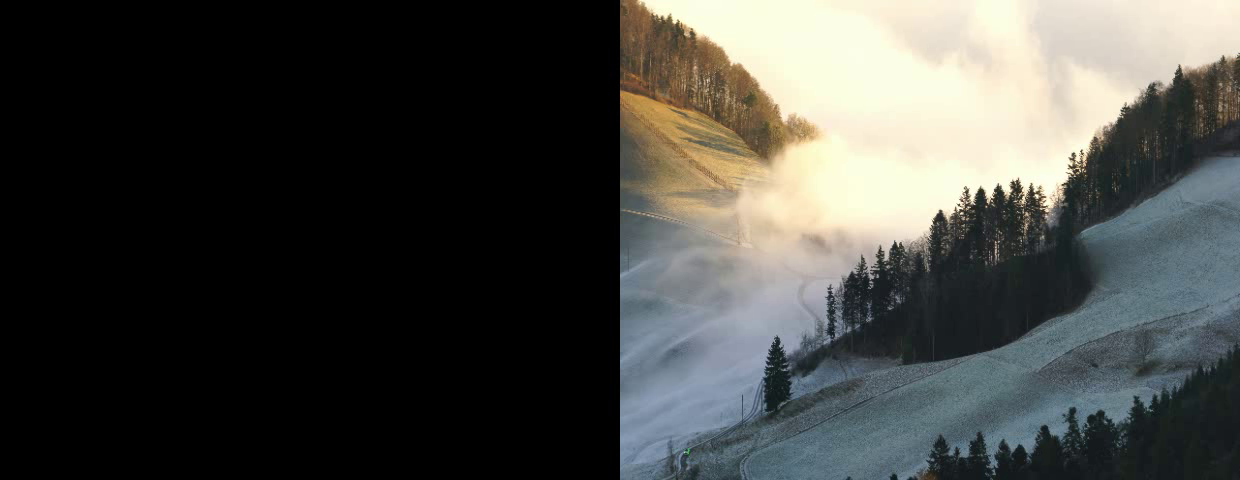
#> input picture frame 62 of VideoResults/WeightedModel/foggy_mountain.mp4, 1240 x 480 px
$ python ClusterizedSGM.py
#> lines starting #> are read from the running program, lines starting #| are printed output that depends on the picture; after the words box and inside, x2 and y2 are one past the last pixel; in counts of white or black regions, pixels touching at a corner belong together
import copy

import numpy as np
import cv2

class SGM():
    def __init__(self):
        self.learning_rate = 0.05
        self.age_cap = 8
        self.diff_threshold = 5  # Threshold for difference to update alpha
        self.blur_ksize = (3, 3)  # Kernel size for GaussianBlur
        self.blur_sigma = 1.5  # Sigma for GaussianBlur

    def initialize_background_model(self, frame):
        self.mu = frame.astype(np.float32)
        self.sigma2 = np.ones_like(frame, dtype=np.float32) * 15
        self.alpha = np.ones_like(frame, dtype=np.float32)

    def update_background_model(self, frame):
        # Calculate M_t (current pixel value)
        M_t = frame

        # Calculate the absolute difference
        diff = np.abs(frame - self.mu)

        # Update age only if the difference is below the threshold
        alpha_increase = 1
        alpha_update_condition = diff < self.diff_threshold
        self.alpha = np.where(alpha_update_condition, np.minimum(self.alpha + alpha_increase, self.age_cap), self.alpha)

        # Update age
        # alpha = np.minimum(alpha + alpha_increase, age_cap)

        rho = self.learning_rate / self.alpha

        # Update mean (mu)
        self.mu = (1 - rho) * self.mu + rho * M_t

        # Update variance (sigma^2)
        V_t = (self.mu - M_t) ** 2
        self.sigma2 = (1 - rho) * self.sigma2 + rho * V_t

        return M_t

    def subtract_background(self, frame):
        frame = frame.astype(np.float32)
        self.update_background_model(frame)
        diff = np.abs(frame - self.mu)
        foreground_mask = diff > 2.5 * np.sqrt(self.sigma2)
        return foreground_mask.astype(np.uint8) * 255


def create_submatrices(matrix, size=(2,2)):
    submatrices = []
    row_count = len(matrix)
    col_count = len(matrix[0])

    for i in range(0, row_count, size[0]):
        for j in range(0, col_count, size[1]):
            submatrix = []
            for sub_i in range(size[0]):
                submatrix_row = []
                for sub_j in range(size[1]):
                    submatrix_row.append(matrix[i + sub_i][j + sub_j])
                submatrix.append(submatrix_row)
            submatrices.append(submatrix)

    return submatrices


def assemble_matrix(submatrices, matrix_height, matrix_width, submatrix_height, submatrix_width):
    # Initialize an empty matrix with black pixels (all zeros)
    matrix = [[0 for _ in range(matrix_width)] for _ in range(matrix_height)]

    # Calculate the number of submatrices per row and column
    submatrices_per_row = matrix_width // submatrix_width
    submatrices_per_col = matrix_height // submatrix_height

    # Iterate through the submatrices
    for index, submatrix in enumerate(submatrices):
        # Calculate the starting row and column for the current submatrix
        row = (index // submatrices_per_row) * submatrix_height
        col = (index % submatrices_per_row) * submatrix_width

        # Place submatrix elements back into the original matrix
        for i in range(submatrix_height):
            for j in range(submatrix_width):
                if row + i < matrix_height and col + j < matrix_width:
                    matrix[row + i][col + j] = submatrix[i][j]

    return matrix

# matrix = [
#     [1, 2, 3, 4, 5, 6, 7, 8, 9, 10, 11, 12, 13, 14, 15, 16, 17, 18, 19, 20, 21, 22, 23, 24],
#     [25, 26, 27, 28, 29, 30, 31, 32, 33, 34, 35, 36, 37, 38, 39, 40, 41, 42, 43, 44, 45, 46, 47, 48],
#     [49, 50, 51, 52, 53, 54, 55, 56, 57, 58, 59, 60, 61, 62, 63, 64, 65, 66, 67, 68, 69, 70, 71, 72],
#     [73, 74, 75, 76, 77, 78, 79, 80, 81, 82, 83, 84, 85, 86, 87, 88, 89, 90, 91, 92, 93, 94, 95, 96],
#     [97, 98, 99, 100, 101, 102, 103, 104, 105, 106, 107, 108, 109, 110, 111, 112, 113, 114, 115, 116, 117, 118, 119, 120],
#     [121, 122, 123, 124, 125, 126, 127, 128, 129, 130, 131, 132, 133, 134, 135, 136, 137, 138, 139, 140, 141, 142, 143, 144],
#     [145, 146, 147, 148, 149, 150, 151, 152, 153, 154, 155, 156, 157, 158, 159, 160, 161, 162, 163, 164, 165, 166, 167, 168],
#     [169, 170, 171, 172, 173, 174, 175, 176, 177, 178, 179, 180, 181, 182, 183, 184, 185, 186, 187, 188, 189, 190, 191, 192],
#     [193, 194, 195, 196, 197, 198, 199, 200, 201, 202, 203, 204, 205, 206, 207, 208, 209, 210, 211, 212, 213, 214, 215, 216],
#     [217, 218, 219, 220, 221, 222, 223, 224, 225, 226, 227, 228, 229, 230, 231, 232, 233, 234, 235, 236, 237, 238, 239, 240],
#     [241, 242, 243, 244, 245, 246, 247, 248, 249, 250, 251, 252, 253, 254, 255, 256, 257, 258, 259, 260, 261, 262, 263, 264],
#     [265, 266, 267, 268, 269, 270, 271, 272, 273, 274, 275, 276, 277, 278, 279, 280, 281, 282, 283, 284, 285, 286, 287, 288],
#     [289, 290, 291, 292, 293, 294, 295, 296, 297, 298, 299, 300, 301, 302, 303, 304, 305, 306, 307, 308, 309, 310, 311, 312],
#     [313, 314, 315, 316, 317, 318, 319, 320, 321, 322, 323, 324, 325, 326, 327, 328, 329, 330, 331, 332, 333, 334, 335, 336],
#     [337, 338, 339, 340, 341, 342, 343, 344, 345, 346, 347, 348, 349, 350, 351, 352, 353, 354, 355, 356, 357, 358, 359, 360]
# ]
#
# result = create_submatrices(matrix, size=(3,4))
# for submatrix in result:
#     print(submatrix)
#
# matrix1 = assemble_matrix2(result, len(matrix), len(matrix[0]), 3, 4)
# print(matrix1)

def resize_frame(frame, submatrix_size=(20,20)):
    height, width = frame.shape[:2]
    new_height = (height // submatrix_size[0]) * submatrix_size[0]
    new_width = (width // submatrix_size[1]) * submatrix_size[1]
    resized_frame = cv2.resize(frame, (new_width, new_height))
    return resized_frame


def run_clusterized(cl_size=(20,20)):

#> called with cl_size = (60, 80)
    cap = cv2.VideoCapture('../Videos/foggy_mountain.mp4')
    ret, frame = cap.read()
#> frame is the input picture: shape (480, 1240, 3); mean B, G, R 65, 68.6, 67.6
    if not ret:
        print("Failed to read video")
        exit()

    frame = cv2.cvtColor(frame, cv2.COLOR_BGR2GRAY)
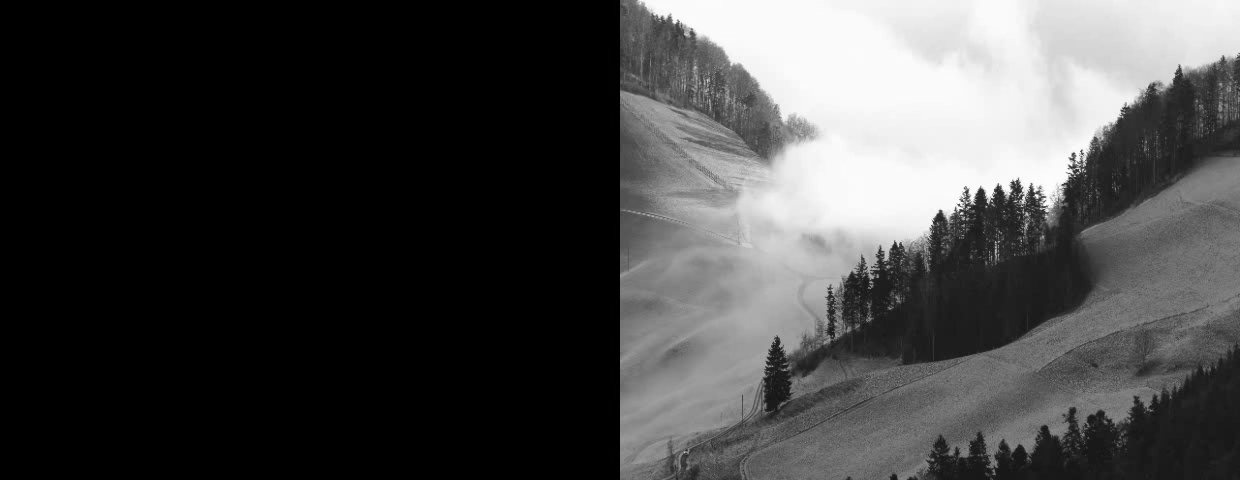
#> frame: shape (480, 1240); min 0, max 253, mean 67.9
    resized_frame = resize_frame(frame, cl_size)
    models = []
    clusters = np.array(create_submatrices(resized_frame, cl_size))
#> in create_submatrices, `row_count = len(matrix)`: row_count = 480
#> in create_submatrices, `col_count = len(matrix[0])`: col_count = 1200
#> after the loop in create_submatrices, `for i in range(0, row_count, size[0]):`: submatrices = 120 items
    for cluster in clusters:
        sgm = SGM()
        sgm.initialize_background_model(np.array(cluster))
        models.append(sgm)
#> this loop made 120 passes
#> after the loop, models = 120 items


    while cap.isOpened():
        ret, frame = cap.read()
        if not ret:
            break

        frame = cv2.cvtColor(frame, cv2.COLOR_BGR2GRAY)
#> frame: shape (480, 1240)
        resized_frame = resize_frame(frame, cl_size)
        clusters = np.array(create_submatrices(resized_frame, cl_size))
        clusters_masks = []
        model_id = 0
        for cluster in clusters:
            mask = models[model_id].subtract_background(cluster)
            clusters_masks.append(mask)
            model_id += 1
#> after the loop, clusters_masks = 120 items; model_id = 120

        foreground_mask = np.array(assemble_matrix(clusters_masks, resized_frame.shape[0], resized_frame.shape[1], cl_size[0], cl_size[1]))
#> the loop in assemble_matrix, `for index, submatrix in enumerate(submatrices):` made 120 passes
#> (row, col) on passes 1 to 12: (0, 0), (0, 80), (0, 160), (0, 240), (0, 320), (0, 400), (0, 480), (0, 560), (0, 640), (0, 720), (0, 800), (0, 880)
#> after the loop in assemble_matrix, `for index, submatrix in enumerate(submatrices):`: matrix = 480 items
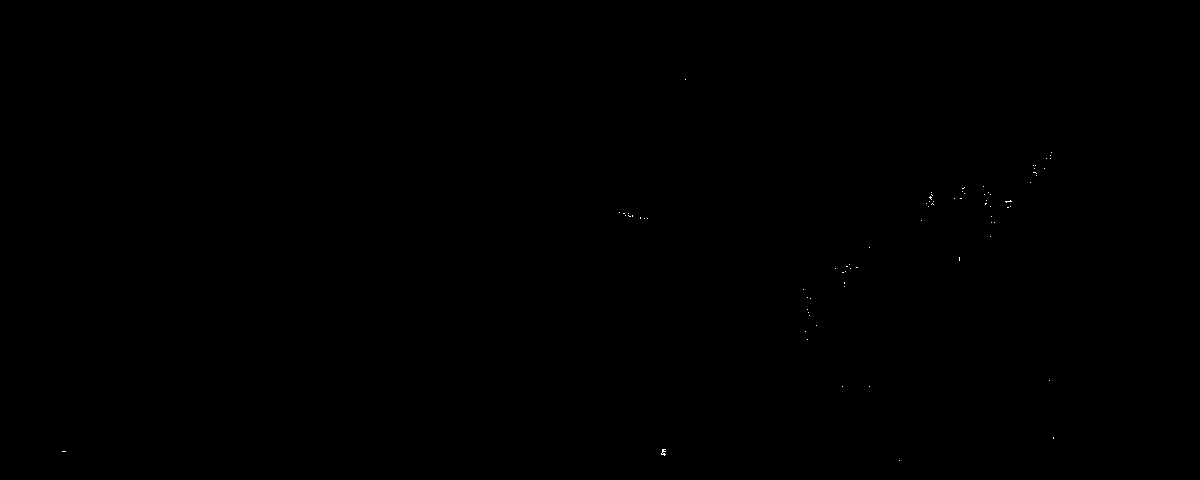
#> foreground_mask: shape (480, 1200); 0.02% white in thin lines or dots, all inside (x1, y1, x2, y2) = (62, 79, 1054, 461)
        resized = cv2.resize(foreground_mask, (1240, 720))
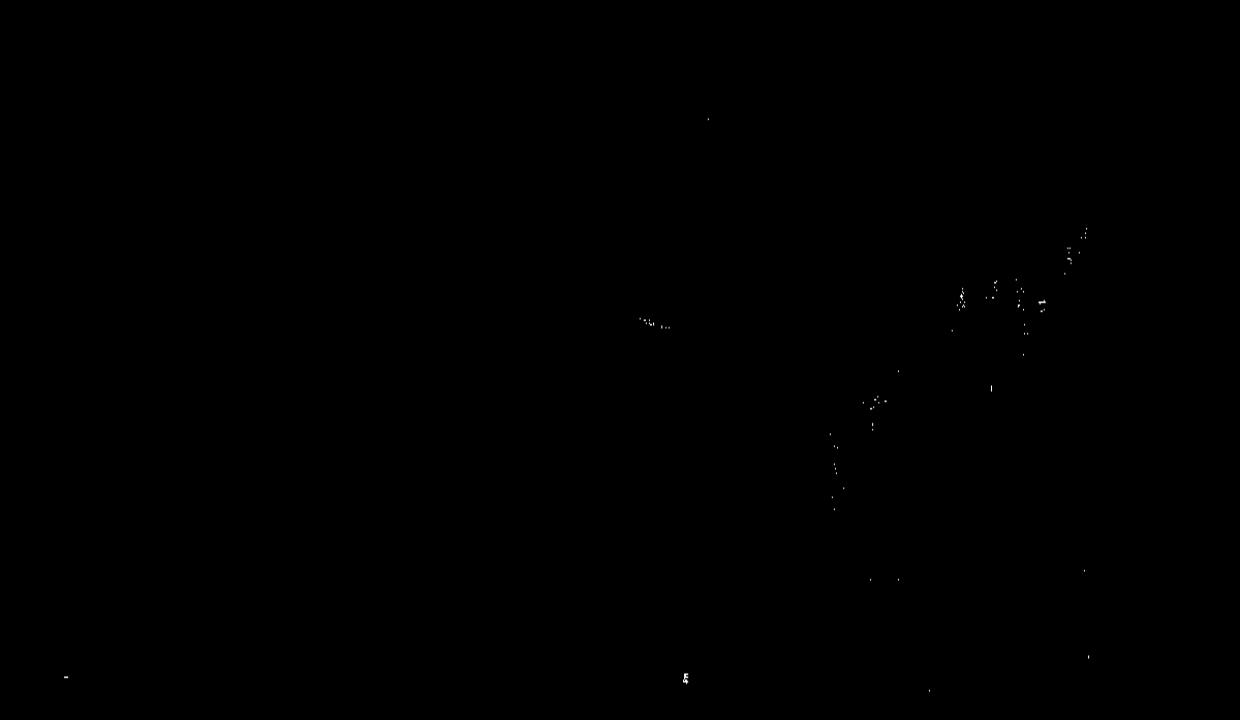
#> resized: shape (720, 1240); min 0, max 255, mean 0.1
        cv2.imshow('Foreground Mask', resized)
        if cv2.waitKey(30) & 0xFF == 27:  # Press 'Esc' to exit
#> (key Esc is pressed here)
            break

    cap.release()
    cv2.destroyAllWindows()


run_clusterized((60, 80))

$ run again, starting later in the video
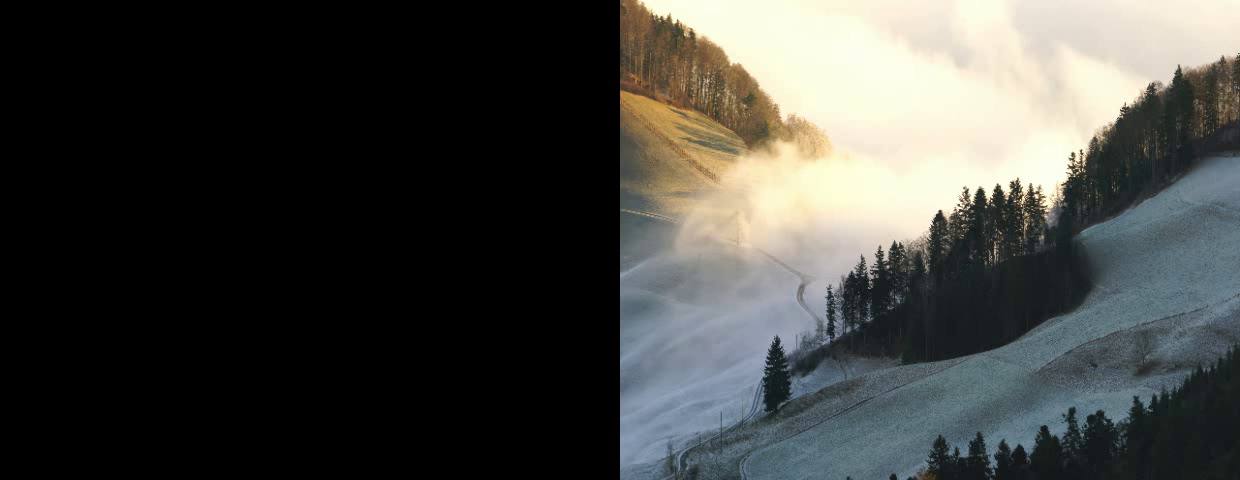
#> input picture frame 281 of VideoResults/WeightedModel/foggy_mountain.mp4, 1240 x 480 px
#> in run_clusterized, frame is the input picture: shape (480, 1240, 3); mean B, G, R 65.1, 68.7, 67.7
#> in run_clusterized, `frame = cv2.cvtColor(frame, cv2.COLOR_BGR2GRAY)`:
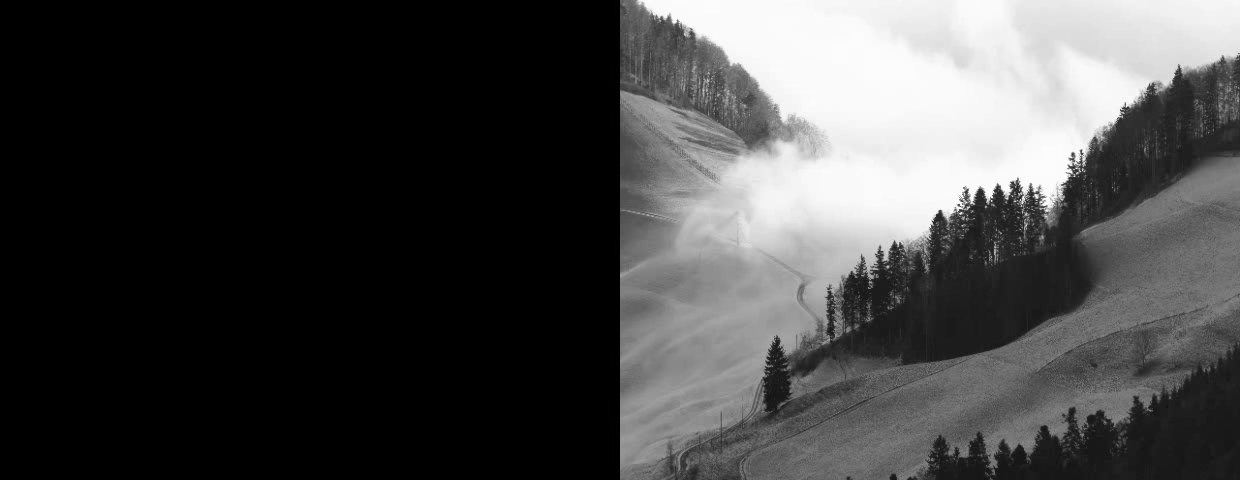
#> frame: shape (480, 1240); min 0, max 254, mean 68
#> row_count = 480
#> col_count = 1200
#> after the loop in create_submatrices, `for i in range(0, row_count, size[0]):`: submatrices = 120 items
#> the loop in run_clusterized, `for cluster in clusters:` made 120 passes
#> after the loop in run_clusterized, `for cluster in clusters:`: model_id = 120
#> the loop in assemble_matrix, `for index, submatrix in enumerate(submatrices):` made 120 passes
#> (row, col) on passes 1 to 8: (0, 0), (0, 80), (0, 160), (0, 240), (0, 320), (0, 400), (0, 480), (0, 560)
#> after the loop in assemble_matrix, `for index, submatrix in enumerate(submatrices):`: matrix = 480 items
#> foreground_mask: shape (480, 1200); 0% white in thin lines or dots, all inside (x1, y1, x2, y2) = (749, 166, 1044, 338)

$ run again, starting later in the video
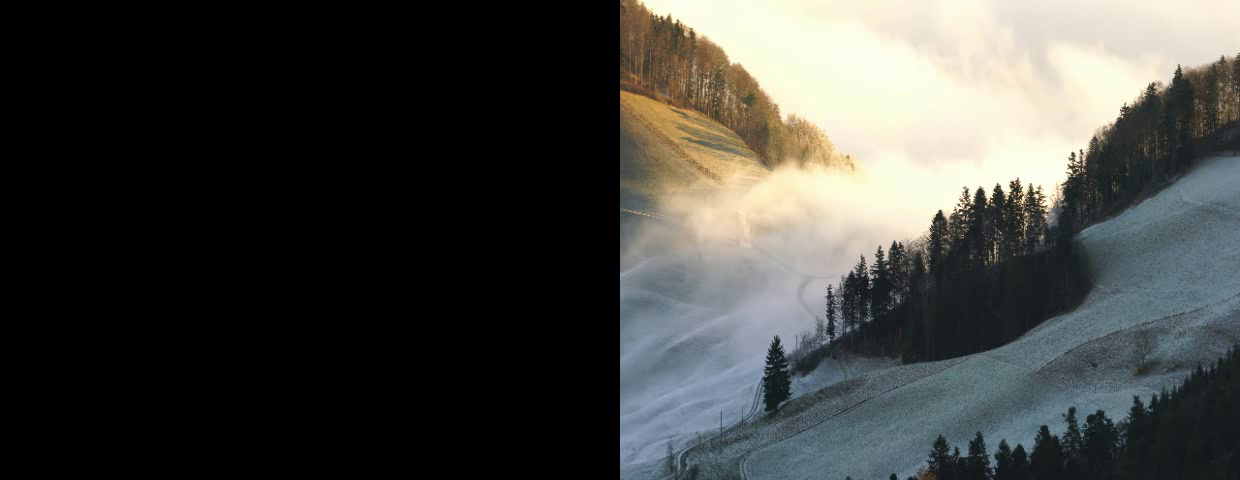
#> input picture frame 500 of VideoResults/WeightedModel/foggy_mountain.mp4, 1240 x 480 px
#> in run_clusterized, frame is the input picture: shape (480, 1240, 3); mean B, G, R 65.1, 68.6, 67.7
#> in run_clusterized, `frame = cv2.cvtColor(frame, cv2.COLOR_BGR2GRAY)`:
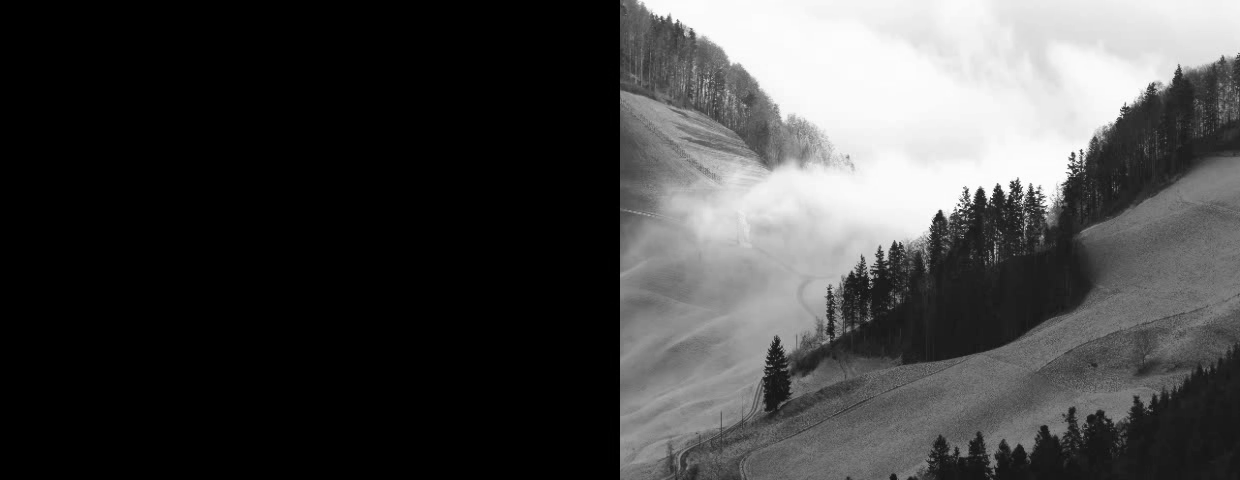
#> frame: shape (480, 1240); min 0, max 254, mean 67.9
#> row_count = 480
#> col_count = 1200
#> after the loop in create_submatrices, `for i in range(0, row_count, size[0]):`: submatrices = 120 items
#> the loop in run_clusterized, `for cluster in clusters:` made 120 passes
#> after the loop in run_clusterized, `for cluster in clusters:`: model_id = 120
#> the loop in assemble_matrix, `for index, submatrix in enumerate(submatrices):` made 120 passes
#> (row, col) on passes 1 to 8: (0, 0), (0, 80), (0, 160), (0, 240), (0, 320), (0, 400), (0, 480), (0, 560)
#> after the loop in assemble_matrix, `for index, submatrix in enumerate(submatrices):`: matrix = 480 items
#> foreground_mask: shape (480, 1200); every value is 0
#> resized: shape (720, 1240); every value is 0
